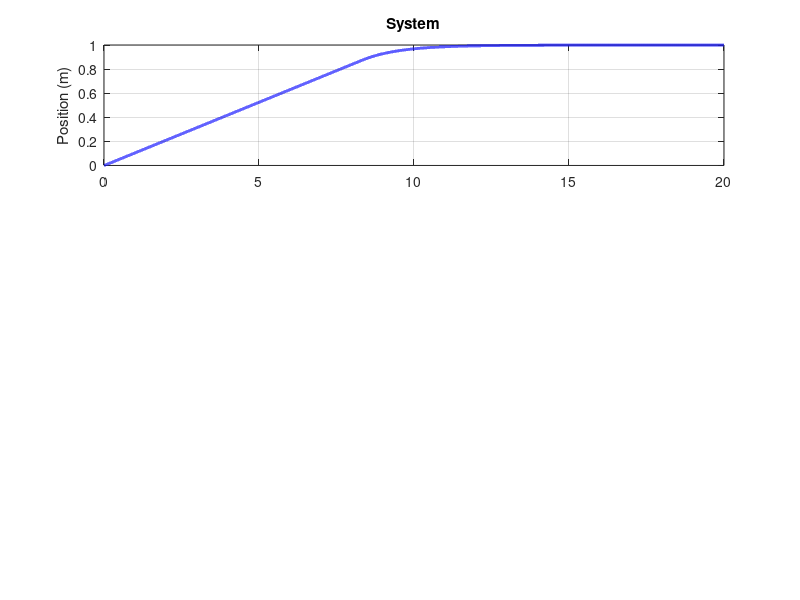

Here is the MATLAB script that generated this plot: (Note: this script raises an error after producing the figure.)
%% 34602 Ingeniørarbejde 2: Target Retrieval System Simulation
% This script models the DC motor, H-Bridge limits, and PID Control
clear all; close all; clc;

% --- 1. Electrical Parameters ---
V_supply = 10.0;    % Max voltage from H-Bridge (V)
I_limit = 2.0;      % Power Supply Current Limit (A)
R = 1.0;            % Armature resistance [Ohm]
L = 0.5e-3;         % Armature inductance [H]
Ke = 0.02;          % Back EMF constant [Vs/rad] (Adjusted to overcome TL)
Kt = 0.02;          % Torque constant [Nm/A]

% --- 2. Mechanical Parameters ---
TL = 1.8e-3;        % Static friction torque [Nm]
B = 0.4e-6;         % Viscous friction coefficient [Nms/rad]
J = 1.5e-6;         % Moment of inertia [kgm^2]

% --- 3. Scaling (7.5 turns = 1 cm) ---
% 1 rad -> (1/2pi) turns -> (1/(2pi*7.5)) cm -> (1/(2pi*7.5*100)) meters
rad_to_m = 1 / (2 * pi * 7.5 * 100);

% --- 4. Simulation Settings ---
dt = 0.0005;        % Time step (0.5ms for better numerical stability)
T_total = 20;        % Duration (5 seconds)
time = 0:dt:T_total;
N = length(time);

% --- 5. PID Controller Settings ---
target_pos = 1;   % Target position (meters)
curr_pos = 0;
Kp = 80;          % Proportional Gain
Ki = 0;          % Integral Gain
Kd = 1;           % Derivative Gain

% --- 6. Initialization ---
curr_vel = 0;
curr_current = 0;
integral_error = 0;
prev_error = 0;

% Storage for plotting
pos_log = zeros(1, N);
current_log = zeros(1, N);
voltage_log = zeros(1, N);

% --- 7. Main Simulation Loop ---
for k = 1:N
    % --- CONTROLLER (Simulating FPGA Logic) ---
    error = target_pos - curr_pos;
    
    % Derivative calculation
    d_error = (error - prev_error) / dt;
    
    % Anti-Windup Logic: Only integrate if the motor isn't starving for current
    if abs(curr_current) < I_limit * 0.95 
        integral_error = integral_error + (error * dt);
    end
    
    % Summing the PID terms
    V_out = (Kp * error) + (Ki * integral_error) + (Kd * d_error);
    
    % H-Bridge Voltage Saturation
    V_out = max(min(V_out, V_supply), -V_supply);
    
    % --- PLANT PHYSICS (Simulating the DC Motor) ---
    
    % Electrical: di/dt = (V - iR - Ke*w) / L
    di_dt = (V_out - (curr_current * R) - (curr_vel * Ke)) / L;
    curr_current = curr_current + (di_dt * dt);
    
    % Apply Power Supply Current Limit (CC Mode)
    curr_current = max(min(curr_current, I_limit), -I_limit);
    
    % Mechanical: dw/dt = (Torque_motor - Torque_friction) / J
    torque_motor = curr_current * Kt;
    
    % Corrected Friction: Resists motion based on current velocity direction
    if abs(curr_vel) < 1e-3 && abs(torque_motor) < TL
        % Static case: If torque is less than static friction, motor doesn't move
        dw_dt = 0;
        curr_vel = 0;
    else
        % Dynamic case: Friction opposes the direction of movement
        torque_friction = (B * curr_vel) + (TL * sign(curr_vel + 1e-9));
        dw_dt = (torque_motor - torque_friction) / J;
        curr_vel = curr_vel + (dw_dt * dt);
    end
    
    % Translation: Calculate meters moved
    curr_pos = curr_pos + (curr_vel * rad_to_m * dt);
    
    % Log data for plotting
    pos_log(k) = curr_pos;
    current_log(k) = curr_current;
    voltage_log(k) = V_out;
    
    % Update history for next iteration
    prev_error = error;
end

% --- 8. Plotting ---
figure('Color', 'w', 'Name', 'Target Retrieval System');

subplot(3,1,1);
plot(time, pos_log, 'b', 'LineWidth', 2);
ylabel('Position (m)');
grid on; title('System');
yline(target_pos, '--r', 'Target');

subplot(3,1,2);
plot(time, current_log, 'r', 'LineWidth', 1.5);
ylabel('Current (A)');
yline(I_limit, '--k', '1A Supply Limit');
yline(-I_limit, '--k');
grid on;

subplot(3,1,3);
plot(time, voltage_log, 'g', 'LineWidth', 1.5);
ylabel('H-Bridge (V)');
xlabel('Time (s)');
grid on;
